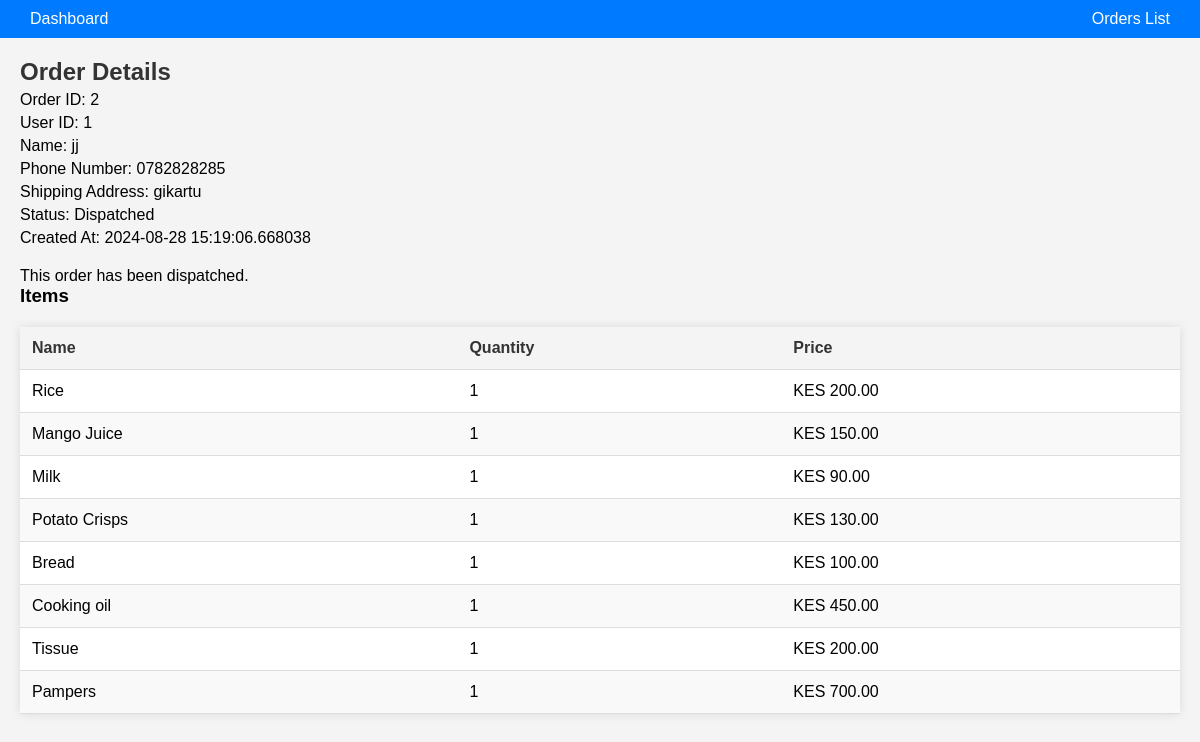
Page /order/2 on the committed database.
### models.py (models this page shows, shortened)
class Order(db.Model):
    __tablename__ = 'order'
    id = db.Column(db.Integer, primary_key=True)
    name = db.Column(db.String(100), nullable=False)
    phone = db.Column(db.String(20), nullable=False)
    address = db.Column(db.String(200), nullable=False)
    user_id = db.Column(db.Integer, db.ForeignKey('user.id'), nullable=False)
    created_at = db.Column(db.DateTime, default=datetime.utcnow)
    status = db.Column(db.String(50), default='Pending')
    user = db.relationship('User', backref=db.backref('orders', lazy=True))
    items = db.relationship('OrderItem', backref='order', lazy=True)

class OrderItem(db.Model):
    __tablename__ = 'order_item'
    id = db.Column(db.Integer, primary_key=True)
    order_id = db.Column(db.Integer, db.ForeignKey('order.id'), nullable=False)
    inventory_item_id = db.Column(db.Integer, db.ForeignKey('inventory_item.id'), nullable=False)
    quantity = db.Column(db.Integer, nullable=False)
    price = db.Column(db.Float, nullable=False)
    inventory_item = db.relationship('InventoryItem', backref=db.backref('order_items', lazy=True))

class InventoryItem(db.Model):
    __tablename__ = 'inventory_item'
    id = db.Column(db.Integer, primary_key=True)
    name = db.Column(db.String(150), nullable=False)
    quantity = db.Column(db.String(50), nullable=False)
    unit = db.Column(db.String(50), nullable=False)
    price = db.Column(db.Float, nullable=False)
    description = db.Column(db.String(255), nullable=True)
    stock = db.Column(db.Integer, default=0)
    image = db.Column(db.String(100), nullable=True)  # New field to store image filename

### app.py (the view)
@app.route('/order/<int:order_id>', methods=['GET'])
def order_detail(order_id):
    order = Order.query.get_or_404(order_id)
    return render_template('order_detail.html', order=order)

### app.py (called while the page is built)
@app.before_request
def before_request():
    if 'cart' not in session:
        session['cart'] = {}  # Initialize cart as a dictionary

@app.template_filter('currency')
def currency_format(value, currency="KES"):
    if not isinstance(value, (int, float)):
        return value  # Return the value unchanged if it's not a number
    return f"{currency} {value:,.2f}"

### templates/order_detail.html (shortened to what this page needs)
<!DOCTYPE html>
<html lang="en">
<head>
    <link rel="stylesheet" href="{{ url_for('static', filename='css/style.css') }}">
</head>
<body>
    <header>
        <a href="{{ url_for('index') }}">Dashboard</a>
        <a href="{{ url_for('orders') }}">Orders List</a>
    </header>
    <main>
        <h2>Order Details</h2>
        <div class="order-details">
            <p>Order ID: {{ order.id }}</p>
            <p>User ID: {{ order.user_id }}</p>
            <p>Name: {{ order.name }}</p>
            <p>Phone Number: {{ order.phone }}</p>
            <p>Shipping Address: {{ order.address }}</p>
            <p>Status: {{ order.status }}</p>
            <p>Created At: {{ order.created_at }}</p>
        </div>
        <div class="dispatch-section">
            {% if order.status != 'Dispatched' %}
                <form action="{{ url_for('dispatch_order', order_id=order.id) }}" method="POST">
                    <button type="submit">Dispatch Order</button>
                </form>
            {% else %}
                <p>This order has been dispatched.</p>
            {% endif %}
        </div>
        <div class="order-items">
            <h3>Items</h3>
            <table>
                <thead>
                    <tr>
                        <th>Name</th>
                        <th>Quantity</th>
                        <th>Price</th>
                    </tr>
                </thead>
                <tbody>
                    {% for item in order.items %}
                    <tr>
                        <td>{{ item.inventory_item.name }}</td>
                        <td>{{ item.quantity }}</td>
                        <td>{{ item.price|currency }}</td>
                    </tr>
                    {% endfor %}
                </tbody>
            </table>
        </div>
    </main>
</body>
</html>

### static/css/style.css (style rules this page uses)
* { margin: 0; padding: 0; box-sizing: border-box; }
body { font-family: Arial, Helvetica, sans-serif; background-color: beige; color: black; }
header { display: flex; justify-content: space-between; align-items: center; padding: 10px 20px; background-color: darkgoldenrod; color: wheat; }
main { margin-left: 220px; padding: 20px; padding-top: 60px; }
a { color: black; }

### templates/order_detail.html (style rules this page uses)
body { font-family: Arial, sans-serif; margin: 0; padding: 0; background-color: #f4f4f4; }
header { background-color: #007bff; color: white; padding: 10px 20px; text-align: center; }
header a { color: white; text-decoration: none; margin: 0 10px; }
main { padding: 20px; max-width: 1200px; margin: 0 auto; }
h2 { margin-top: 0; color: #333; }
table { width: 100%; border-collapse: collapse; margin-top: 20px; background-color: white; box-shadow: 0 0 10px rgba(0, 0, 0, 0.1); }
th, td { padding: 12px; text-align: left; border-bottom: 1px solid #ddd; }
th { background-color: #f4f4f4; font-weight: bold; color: #333; }
tr:nth-child(even) { background-color: #f9f9f9; }
.order-details, .order-items { margin-bottom: 20px; }
.order-details p, .order-items th, .order-items td { margin: 5px 0; }

### rows in the picture
Order: id "2", user_id "1", name "jj", phone "0782828285", address "gikartu", status "Dispatched", created_at "2024-08-28 15:19:06.668038"
OrderItem: inventory_item.name "Rice", quantity "1", price "KES 200.00"
OrderItem: inventory_item.name "Mango Juice", quantity "1", price "KES 150.00"
OrderItem: inventory_item.name "Milk", quantity "1", price "KES 90.00"
OrderItem: inventory_item.name "Potato Crisps", quantity "1", price "KES 130.00"
OrderItem: inventory_item.name "Bread", quantity "1", price "KES 100.00"
OrderItem: inventory_item.name "Cooking oil", quantity "1", price "KES 450.00"
OrderItem: inventory_item.name "Tissue", quantity "1", price "KES 200.00"
OrderItem: inventory_item.name "Pampers", quantity "1", price "KES 700.00"
